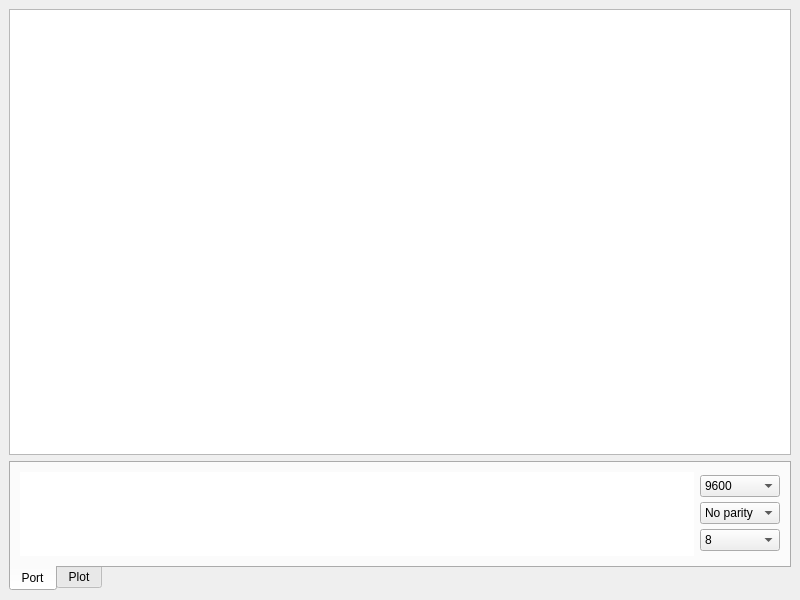
<?xml version="1.0" encoding="UTF-8"?>
<ui version="4.0">
 <class>MainWindow</class>
 <widget class="QMainWindow" name="MainWindow">
  <property name="windowModality">
   <enum>Qt::NonModal</enum>
  </property>
  <property name="geometry">
   <rect>
    <x>0</x>
    <y>0</y>
    <width>800</width>
    <height>600</height>
   </rect>
  </property>
  <property name="sizePolicy">
   <sizepolicy hsizetype="Minimum" vsizetype="Minimum">
    <horstretch>0</horstretch>
    <verstretch>0</verstretch>
   </sizepolicy>
  </property>
  <property name="minimumSize">
   <size>
    <width>800</width>
    <height>600</height>
   </size>
  </property>
  <property name="windowTitle">
   <string notr="true">Plotti Py</string>
  </property>
  <property name="styleSheet">
   <string notr="true">/*
 * The MIT License (MIT)
 *
 * Copyright (c) &lt;2013-2014&gt; &lt;Colin Duquesnoy&gt;
 *
 * Permission is hereby granted, free of charge, to any person obtaining a copy
 * of this software and associated documentation files (the &quot;Software&quot;), to deal
 * in the Software without restriction, including without limitation the rights
 * to use, copy, modify, merge, publish, distribute, sublicense, and/or sell
 * copies of the Software, and to permit persons to whom the Software is
 * furnished to do so, subject to the following conditions:

 * The above copyright notice and this permission notice shall be included in
 * all copies or substantial portions of the Software.

 * THE SOFTWARE IS PROVIDED &quot;AS IS&quot;, WITHOUT WARRANTY OF ANY KIND, EXPRESS OR
 * IMPLIED, INCLUDING BUT NOT LIMITED TO THE WARRANTIES OF MERCHANTABILITY,
 * FITNESS FOR A PARTICULAR PURPOSE AND NONINFRINGEMENT. IN NO EVENT SHALL THE
 * AUTHORS OR COPYRIGHT HOLDERS BE LIABLE FOR ANY CLAIM, DAMAGES OR OTHER
 * LIABILITY, WHETHER IN AN ACTION OF CONTRACT, TORT OR OTHERWISE, ARISING FROM,
 * OUT OF OR IN CONNECTION WITH THE SOFTWARE OR THE USE OR OTHER DEALINGS IN
 * THE SOFTWARE.
 */
QToolTip
{
    border: 1px solid #76797C;
    background-color: rgb(90, 102, 117);;
    color: white;
    padding: 5px;
    opacity: 200;
}

QWidget
{
    color: #eff0f1;
    background-color: #31363b;
    selection-background-color:#3daee9;
    selection-color: #eff0f1;
    background-clip: border;
    border-image: none;
    border: 0px transparent black;
    outline: 0;
}

QWidget:item:hover
{
    background-color: #3daee9;
    color: #eff0f1;
}

QWidget:item:selected
{
    background-color: #3daee9;
}

QCheckBox
{
    spacing: 5px;
    outline: none;
    color: #eff0f1;
    margin-bottom: 2px;
}

QCheckBox:disabled
{
    color: #76797C;
}

QCheckBox::indicator,
QGroupBox::indicator
{
    width: 18px;
    height: 18px;
}
QGroupBox::indicator
{
    margin-left: 2px;
}

QCheckBox::indicator:unchecked
{
    image: url(:/qss_icons/rc/checkbox_unchecked.png);
}

QCheckBox::indicator:unchecked:hover,
QCheckBox::indicator:unchecked:focus,
QCheckBox::indicator:unchecked:pressed,
QGroupBox::indicator:unchecked:hover,
QGroupBox::indicator:unchecked:focus,
QGroupBox::indicator:unchecked:pressed
{
  border: none;
    image: url(:/qss_icons/rc/checkbox_unchecked_focus.png);
}

QCheckBox::indicator:checked
{
    image: url(:/qss_icons/rc/checkbox_checked.png);
}

QCheckBox::indicator:checked:hover,
QCheckBox::indicator:checked:focus,
QCheckBox::indicator:checked:pressed,
QGroupBox::indicator:checked:hover,
QGroupBox::indicator:checked:focus,
QGroupBox::indicator:checked:pressed
{
  border: none;
    image: url(:/qss_icons/rc/checkbox_checked_focus.png);
}


QCheckBox::indicator:indeterminate
{
    image: url(:/qss_icons/rc/checkbox_indeterminate.png);
}

QCheckBox::indicator:indeterminate:focus,
QCheckBox::indicator:indeterminate:hover,
QCheckBox::indicator:indeterminate:pressed
{
    image: url(:/qss_icons/rc/checkbox_indeterminate_focus.png);
}

QCheckBox::indicator:checked:disabled,
QGroupBox::indicator:checked:disabled
{
    image: url(:/qss_icons/rc/checkbox_checked_disabled.png);
}

QCheckBox::indicator:unchecked:disabled,
QGroupBox::indicator:unchecked:disabled
{
    image: url(:/qss_icons/rc/checkbox_unchecked_disabled.png);
}

QRadioButton
{
    spacing: 5px;
    outline: none;
    color: #eff0f1;
    margin-bottom: 2px;
}

QRadioButton:disabled
{
    color: #76797C;
}
QRadioButton::indicator
{
    width: 21px;
    height: 21px;
}

QRadioButton::indicator:unchecked
{
    image: url(:/qss_icons/rc/radio_unchecked.png);
}


QRadioButton::indicator:unchecked:hover,
QRadioButton::indicator:unchecked:focus,
QRadioButton::indicator:unchecked:pressed
{
    border: none;
    outline: none;
    image: url(:/qss_icons/rc/radio_unchecked_focus.png);
}

QRadioButton::indicator:checked
{
    border: none;
    outline: none;
    image: url(:/qss_icons/rc/radio_checked.png);
}

QRadioButton::indicator:checked:hover,
QRadioButton::indicator:checked:focus,
QRadioButton::indicator:checked:pressed
{
    border: none;
    outline: none;
    image: url(:/qss_icons/rc/radio_checked_focus.png);
}

QRadioButton::indicator:checked:disabled
{
    outline: none;
    image: url(:/qss_icons/rc/radio_checked_disabled.png);
}

QRadioButton::indicator:unchecked:disabled
{
    image: url(:/qss_icons/rc/radio_unchecked_disabled.png);
}


QMenuBar
{
    background-color: #31363b;
    color: #eff0f1;
}

QMenuBar::item
{
    background: transparent;
}

QMenuBar::item:selected
{
    background: transparent;
    border: 1px solid #76797C;
}

QMenuBar::item:pressed
{
    border: 1px solid #76797C;
    background-color: #3daee9;
    color: #eff0f1;
    margin-bottom:-1px;
    padding-bottom:1px;
}

QMenu
{
    border: 1px solid #76797C;
    color: #eff0f1;
    margin: 2px;
}

QMenu::icon
{
    margin: 5px;
}

QMenu::item
{
    padding: 5px 30px 5px 30px;
    margin-left: 5px;
    border: 1px solid transparent; /* reserve space for selection border */
}

QMenu::item:selected
{
    color: #eff0f1;
}

QMenu::separator {
    height: 2px;
    background: lightblue;
    margin-left: 10px;
    margin-right: 5px;
}

QMenu::indicator {
    width: 18px;
    height: 18px;
}

/* non-exclusive indicator = check box style indicator
   (see QActionGroup::setExclusive) */
QMenu::indicator:non-exclusive:unchecked {
    image: url(:/qss_icons/rc/checkbox_unchecked.png);
}

QMenu::indicator:non-exclusive:unchecked:selected {
    image: url(:/qss_icons/rc/checkbox_unchecked_disabled.png);
}

QMenu::indicator:non-exclusive:checked {
    image: url(:/qss_icons/rc/checkbox_checked.png);
}

QMenu::indicator:non-exclusive:checked:selected {
    image: url(:/qss_icons/rc/checkbox_checked_disabled.png);
}

/* exclusive indicator = radio button style indicator (see QActionGroup::setExclusive) */
QMenu::indicator:exclusive:unchecked {
    image: url(:/qss_icons/rc/radio_unchecked.png);
}

QMenu::indicator:exclusive:unchecked:selected {
    image: url(:/qss_icons/rc/radio_unchecked_disabled.png);
}

QMenu::indicator:exclusive:checked {
    image: url(:/qss_icons/rc/radio_checked.png);
}

QMenu::indicator:exclusive:checked:selected {
    image: url(:/qss_icons/rc/radio_checked_disabled.png);
}

QMenu::right-arrow {
    margin: 5px;
    image: url(:/qss_icons/rc/right_arrow.png)
}


QWidget:disabled
{
    color: #454545;
    background-color: #31363b;
}

QAbstractItemView
{
    alternate-background-color: #31363b;
    color: #eff0f1;
    border: 1px solid 3A3939;
    border-radius: 2px;
}

QWidget:focus, QMenuBar:focus
{
    border: 1px solid #3daee9;
}

QTabWidget:focus, QCheckBox:focus, QRadioButton:focus, QSlider:focus
{
    border: none;
}

QLineEdit
{
    background-color: #232629;
    padding: 5px;
    border-style: solid;
    border: 1px solid #76797C;
    border-radius: 2px;
    color: #eff0f1;
}

QGroupBox {
    border:1px solid #76797C;
    border-radius: 2px;
    margin-top: 20px;
}

QGroupBox::title {
    subcontrol-origin: margin;
    subcontrol-position: top center;
    padding-left: 10px;
    padding-right: 10px;
    padding-top: 10px;
}

QAbstractScrollArea
{
    border-radius: 2px;
    border: 1px solid #76797C;
    background-color: transparent;
}

QScrollBar:horizontal
{
    height: 15px;
    margin: 3px 15px 3px 15px;
    border: 1px transparent #2A2929;
    border-radius: 4px;
    background-color: #2A2929;
}

QScrollBar::handle:horizontal
{
    background-color: #605F5F;
    min-width: 5px;
    border-radius: 4px;
}

QScrollBar::add-line:horizontal
{
    margin: 0px 3px 0px 3px;
    border-image: url(:/qss_icons/rc/right_arrow_disabled.png);
    width: 10px;
    height: 10px;
    subcontrol-position: right;
    subcontrol-origin: margin;
}

QScrollBar::sub-line:horizontal
{
    margin: 0px 3px 0px 3px;
    border-image: url(:/qss_icons/rc/left_arrow_disabled.png);
    height: 10px;
    width: 10px;
    subcontrol-position: left;
    subcontrol-origin: margin;
}

QScrollBar::add-line:horizontal:hover,QScrollBar::add-line:horizontal:on
{
    border-image: url(:/qss_icons/rc/right_arrow.png);
    height: 10px;
    width: 10px;
    subcontrol-position: right;
    subcontrol-origin: margin;
}


QScrollBar::sub-line:horizontal:hover, QScrollBar::sub-line:horizontal:on
{
    border-image: url(:/qss_icons/rc/left_arrow.png);
    height: 10px;
    width: 10px;
    subcontrol-position: left;
    subcontrol-origin: margin;
}

QScrollBar::up-arrow:horizontal, QScrollBar::down-arrow:horizontal
{
    background: none;
}


QScrollBar::add-page:horizontal, QScrollBar::sub-page:horizontal
{
    background: none;
}

QScrollBar:vertical
{
    background-color: #2A2929;
    width: 15px;
    margin: 15px 3px 15px 3px;
    border: 1px transparent #2A2929;
    border-radius: 4px;
}

QScrollBar::handle:vertical
{
    background-color: #605F5F;
    min-height: 5px;
    border-radius: 4px;
}

QScrollBar::sub-line:vertical
{
    margin: 3px 0px 3px 0px;
    border-image: url(:/qss_icons/rc/up_arrow_disabled.png);
    height: 10px;
    width: 10px;
    subcontrol-position: top;
    subcontrol-origin: margin;
}

QScrollBar::add-line:vertical
{
    margin: 3px 0px 3px 0px;
    border-image: url(:/qss_icons/rc/down_arrow_disabled.png);
    height: 10px;
    width: 10px;
    subcontrol-position: bottom;
    subcontrol-origin: margin;
}

QScrollBar::sub-line:vertical:hover,QScrollBar::sub-line:vertical:on
{

    border-image: url(:/qss_icons/rc/up_arrow.png);
    height: 10px;
    width: 10px;
    subcontrol-position: top;
    subcontrol-origin: margin;
}


QScrollBar::add-line:vertical:hover, QScrollBar::add-line:vertical:on
{
    border-image: url(:/qss_icons/rc/down_arrow.png);
    height: 10px;
    width: 10px;
    subcontrol-position: bottom;
    subcontrol-origin: margin;
}

QScrollBar::up-arrow:vertical, QScrollBar::down-arrow:vertical
{
    background: none;
}


QScrollBar::add-page:vertical, QScrollBar::sub-page:vertical
{
    background: none;
}

QTextEdit
{
    background-color: #232629;
    color: #eff0f1;
    border: 1px solid #76797C;
}

QPlainTextEdit
{
    background-color: #232629;;
    color: #eff0f1;
    border-radius: 2px;
    border: 1px solid #76797C;
}

QHeaderView::section
{
    background-color: #76797C;
    color: #eff0f1;
    padding: 5px;
    border: 1px solid #76797C;
}

QSizeGrip {
    image: url(:/qss_icons/rc/sizegrip.png);
    width: 12px;
    height: 12px;
}


QMainWindow::separator
{
    background-color: #31363b;
    color: white;
    padding-left: 4px;
    spacing: 2px;
    border: 1px dashed #76797C;
}

QMainWindow::separator:hover
{

    background-color: #787876;
    color: white;
    padding-left: 4px;
    border: 1px solid #76797C;
    spacing: 2px;
}


QMenu::separator
{
    height: 1px;
    background-color: #76797C;
    color: white;
    padding-left: 4px;
    margin-left: 10px;
    margin-right: 5px;
}


QFrame
{
    border-radius: 2px;
    border: 1px solid #76797C;
}

QFrame[frameShape=&quot;0&quot;]
{
    border-radius: 2px;
    border: 1px transparent #76797C;
}

QStackedWidget
{
    border: 1px transparent black;
}

QToolBar {
    border: 1px transparent #393838;
    background: 1px solid #31363b;
    font-weight: bold;
}

QToolBar::handle:horizontal {
    image: url(:/qss_icons/rc/Hmovetoolbar.png);
}
QToolBar::handle:vertical {
    image: url(:/qss_icons/rc/Vmovetoolbar.png);
}
QToolBar::separator:horizontal {
    image: url(:/qss_icons/rc/Hsepartoolbar.png);
}
QToolBar::separator:vertical {
    image: url(:/qss_icons/rc/Vsepartoolbar.png);
}
QToolButton#qt_toolbar_ext_button {
    background: #58595a
}

QPushButton
{
    color: #eff0f1;
    background-color: #31363b;
    border-width: 1px;
    border-color: #76797C;
    border-style: solid;
    padding: 5px;
    border-radius: 2px;
    outline: none;
}

QPushButton:disabled
{
    background-color: #31363b;
    border-width: 1px;
    border-color: #454545;
    border-style: solid;
    padding-top: 5px;
    padding-bottom: 5px;
    padding-left: 10px;
    padding-right: 10px;
    border-radius: 2px;
    color: #454545;
}

QPushButton:focus {
    background-color: #3daee9;
    color: white;
}

QPushButton:pressed
{
    background-color: #3daee9;
    padding-top: -15px;
    padding-bottom: -17px;
}

QComboBox
{
    selection-background-color: #3daee9;
    border-style: solid;
    border: 1px solid #76797C;
    border-radius: 2px;
    padding: 5px;
    min-width: 75px;
}

QPushButton:checked{
    background-color: #76797C;
    border-color: #6A6969;
}

QComboBox:hover,QPushButton:hover,QAbstractSpinBox:hover,QLineEdit:hover,QTextEdit:hover,QPlainTextEdit:hover,QAbstractView:hover,QTreeView:hover
{
    border: 1px solid #3daee9;
    color: #eff0f1;
}

QComboBox:on
{
    padding-top: 3px;
    padding-left: 4px;
    selection-background-color: #4a4a4a;
}

QComboBox QAbstractItemView
{
    background-color: #232629;
    border-radius: 2px;
    border: 1px solid #76797C;
    selection-background-color: #3daee9;
}

QComboBox::drop-down
{
    subcontrol-origin: padding;
    subcontrol-position: top right;
    width: 15px;

    border-left-width: 0px;
    border-left-color: darkgray;
    border-left-style: solid;
    border-top-right-radius: 3px;
    border-bottom-right-radius: 3px;
}

QComboBox::down-arrow
{
    image: url(:/qss_icons/rc/down_arrow_disabled.png);
}

QComboBox::down-arrow:on, QComboBox::down-arrow:hover,
QComboBox::down-arrow:focus
{
    image: url(:/qss_icons/rc/down_arrow.png);
}

QAbstractSpinBox {
    padding: 5px;
    border: 1px solid #76797C;
    background-color: #232629;
    color: #eff0f1;
    border-radius: 2px;
    min-width: 75px;
}

QAbstractSpinBox:up-button
{
    background-color: transparent;
    subcontrol-origin: border;
    subcontrol-position: center right;
}

QAbstractSpinBox:down-button
{
    background-color: transparent;
    subcontrol-origin: border;
    subcontrol-position: center left;
}

QAbstractSpinBox::up-arrow,QAbstractSpinBox::up-arrow:disabled,QAbstractSpinBox::up-arrow:off {
    image: url(:/qss_icons/rc/up_arrow_disabled.png);
    width: 10px;
    height: 10px;
}
QAbstractSpinBox::up-arrow:hover
{
    image: url(:/qss_icons/rc/up_arrow.png);
}


QAbstractSpinBox::down-arrow,QAbstractSpinBox::down-arrow:disabled,QAbstractSpinBox::down-arrow:off
{
    image: url(:/qss_icons/rc/down_arrow_disabled.png);
    width: 10px;
    height: 10px;
}
QAbstractSpinBox::down-arrow:hover
{
    image: url(:/qss_icons/rc/down_arrow.png);
}


QLabel
{
    border: 0px solid black;
}

QTabWidget{
    border: 0px transparent black;
}

QTabWidget::pane {
    border: 1px solid #76797C;
    padding: 5px;
    margin: 0px;
}

QTabWidget::tab-bar {
    left: 5px; /* move to the right by 5px */
}

QTabBar
{
    qproperty-drawBase: 0;
    border-radius: 3px;
}

QTabBar:focus
{
    border: 0px transparent black;
}

QTabBar::close-button  {
    image: url(:/qss_icons/rc/close.png);
    background: transparent;
}

QTabBar::close-button:hover
{
    image: url(:/qss_icons/rc/close-hover.png);
    background: transparent;
}

QTabBar::close-button:pressed {
    image: url(:/qss_icons/rc/close-pressed.png);
    background: transparent;
}

/* TOP TABS */
QTabBar::tab:top {
    color: #eff0f1;
    border: 1px solid #76797C;
    border-bottom: 1px transparent black;
    background-color: #31363b;
    padding: 5px;
    min-width: 50px;
    border-top-left-radius: 2px;
    border-top-right-radius: 2px;
}

QTabBar::tab:top:!selected
{
    color: #eff0f1;
    background-color: #54575B;
    border: 1px solid #76797C;
    border-bottom: 1px transparent black;
    border-top-left-radius: 2px;
    border-top-right-radius: 2px;    
}

QTabBar::tab:top:!selected:hover {
    background-color: #3daee9;
}

/* BOTTOM TABS */
QTabBar::tab:bottom {
    color: #eff0f1;
    border: 1px solid #76797C;
    border-top: 1px transparent black;
    background-color: #31363b;
    padding: 5px;
    border-bottom-left-radius: 2px;
    border-bottom-right-radius: 2px;
    min-width: 50px;
}

QTabBar::tab:bottom:!selected
{
    color: #eff0f1;
    background-color: #54575B;
    border: 1px solid #76797C;
    border-top: 1px transparent black;
    border-bottom-left-radius: 2px;
    border-bottom-right-radius: 2px;
}

QTabBar::tab:bottom:!selected:hover {
    background-color: #3daee9;
}

/* LEFT TABS */
QTabBar::tab:left {
    color: #eff0f1;
    border: 1px solid #76797C;
    border-left: 1px transparent black;
    background-color: #31363b;
    padding: 5px;
    border-top-right-radius: 2px;
    border-bottom-right-radius: 2px;
    min-height: 50px;
}

QTabBar::tab:left:!selected
{
    color: #eff0f1;
    background-color: #54575B;
    border: 1px solid #76797C;
    border-left: 1px transparent black;
    border-top-right-radius: 2px;
    border-bottom-right-radius: 2px;
}

QTabBar::tab:left:!selected:hover {
    background-color: #3daee9;
}


/* RIGHT TABS */
QTabBar::tab:right {
    color: #eff0f1;
    border: 1px solid #76797C;
    border-right: 1px transparent black;
    background-color: #31363b;
    padding: 5px;
    border-top-left-radius: 2px;
    border-bottom-left-radius: 2px;
    min-height: 50px;
}

QTabBar::tab:right:!selected
{
    color: #eff0f1;
    background-color: #54575B;
    border: 1px solid #76797C;
    border-right: 1px transparent black;
    border-top-left-radius: 2px;
    border-bottom-left-radius: 2px;
}

QTabBar::tab:right:!selected:hover {
    background-color: #3daee9;
}

QTabBar QToolButton::right-arrow:enabled {
     image: url(:/qss_icons/rc/right_arrow.png);
 }

 QTabBar QToolButton::left-arrow:enabled {
     image: url(:/qss_icons/rc/left_arrow.png);
 }

QTabBar QToolButton::right-arrow:disabled {
     image: url(:/qss_icons/rc/right_arrow_disabled.png);
 }

 QTabBar QToolButton::left-arrow:disabled {
     image: url(:/qss_icons/rc/left_arrow_disabled.png);
 }


QDockWidget {
    background: #31363b;
    border: 1px solid #403F3F;
    titlebar-close-icon: url(:/qss_icons/rc/close.png);
    titlebar-normal-icon: url(:/qss_icons/rc/undock.png);
}

QDockWidget::close-button, QDockWidget::float-button {
    border: 1px solid transparent;
    border-radius: 2px;
    background: transparent;
}

QDockWidget::close-button:hover, QDockWidget::float-button:hover {
    background: rgba(255, 255, 255, 10);
}

QDockWidget::close-button:pressed, QDockWidget::float-button:pressed {
    padding: 1px -1px -1px 1px;
    background: rgba(255, 255, 255, 10);
}

QTreeView, QListView
{
    border: 1px solid #76797C;
    background-color: #232629;
}

QTreeView:branch:selected, QTreeView:branch:hover
{
    background: url(:/qss_icons/rc/transparent.png);
}

QTreeView::branch:has-siblings:!adjoins-item {
    border-image: url(:/qss_icons/rc/transparent.png);
}

QTreeView::branch:has-siblings:adjoins-item {
    border-image: url(:/qss_icons/rc/transparent.png);
}

QTreeView::branch:!has-children:!has-siblings:adjoins-item {
    border-image: url(:/qss_icons/rc/transparent.png);
}

QTreeView::branch:has-children:!has-siblings:closed,
QTreeView::branch:closed:has-children:has-siblings {
    image: url(:/qss_icons/rc/branch_closed.png);
}

QTreeView::branch:open:has-children:!has-siblings,
QTreeView::branch:open:has-children:has-siblings  {
    image: url(:/qss_icons/rc/branch_open.png);
}

QTreeView::branch:has-children:!has-siblings:closed:hover,
QTreeView::branch:closed:has-children:has-siblings:hover {
    image: url(:/qss_icons/rc/branch_closed-on.png);
    }

QTreeView::branch:open:has-children:!has-siblings:hover,
QTreeView::branch:open:has-children:has-siblings:hover  {
    image: url(:/qss_icons/rc/branch_open-on.png);
    }

QListView::item:!selected:hover, QTreeView::item:!selected:hover  {
    background: rgba(167,218,245, 0.3);
    outline: 0;
    color: #eff0f1
}

QListView::item:selected:hover, QTreeView::item:selected:hover  {
    background: #3daee9;
    color: #eff0f1;
}

QSlider::groove:horizontal {
    border: 1px solid #565a5e;
    height: 4px;
    background: #565a5e;
    margin: 0px;
    border-radius: 2px;
}

QSlider::handle:horizontal {
    background: #232629;
    border: 1px solid #565a5e;
    width: 16px;
    height: 16px;
    margin: -8px 0;
    border-radius: 9px;
}

QSlider::groove:vertical {
    border: 1px solid #565a5e;
    width: 4px;
    background: #565a5e;
    margin: 0px;
    border-radius: 3px;
}

QSlider::handle:vertical {
    background: #232629;
    border: 1px solid #565a5e;
    width: 16px;
    height: 16px;
    margin: 0 -8px;
    border-radius: 9px;
}

QToolButton {
    background-color: transparent;
    border: 1px transparent #76797C;
    border-radius: 2px;
    margin: 3px;
    padding: 5px;
}

QToolButton[popupMode=&quot;1&quot;] { /* only for MenuButtonPopup */
 padding-right: 20px; /* make way for the popup button */
 border: 1px #76797C;
 border-radius: 5px;
}

QToolButton[popupMode=&quot;2&quot;] { /* only for InstantPopup */
 padding-right: 10px; /* make way for the popup button */
 border: 1px #76797C;
}


QToolButton:hover, QToolButton::menu-button:hover {
    background-color: transparent;
    border: 1px solid #3daee9;
    padding: 5px;
}

QToolButton:checked, QToolButton:pressed,
        QToolButton::menu-button:pressed {
    background-color: #3daee9;
    border: 1px solid #3daee9;
    padding: 5px;
}

/* the subcontrol below is used only in the InstantPopup or DelayedPopup mode */
QToolButton::menu-indicator {
    image: url(:/qss_icons/rc/down_arrow.png);
    top: -7px; left: -2px; /* shift it a bit */
}

/* the subcontrols below are used only in the MenuButtonPopup mode */
QToolButton::menu-button {
    border: 1px transparent #76797C;
    border-top-right-radius: 6px;
    border-bottom-right-radius: 6px;
    /* 16px width + 4px for border = 20px allocated above */
    width: 16px;
    outline: none;
}

QToolButton::menu-arrow {
    image: url(:/qss_icons/rc/down_arrow.png);
}

QToolButton::menu-arrow:open {
    border: 1px solid #76797C;
}

QPushButton::menu-indicator  {
    subcontrol-origin: padding;
    subcontrol-position: bottom right;
    left: 8px;
}

QTableView
{
    border: 1px solid #76797C;
    gridline-color: #31363b;
    background-color: #232629;
}


QTableView, QHeaderView
{
    border-radius: 0px;
}

QTableView::item:pressed, QListView::item:pressed, QTreeView::item:pressed  {
    background: #3daee9;
    color: #eff0f1;
}

QTableView::item:selected:active, QTreeView::item:selected:active, QListView::item:selected:active  {
    background: #3daee9;
    color: #eff0f1;
}


QHeaderView
{
    background-color: #31363b;
    border: 1px transparent;
    border-radius: 0px;
    margin: 0px;
    padding: 0px;

}

QHeaderView::section  {
    background-color: #31363b;
    color: #eff0f1;
    padding: 5px;
    border: 1px solid #76797C;
    border-radius: 0px;
    text-align: center;
}

QHeaderView::section::vertical::first, QHeaderView::section::vertical::only-one
{
    border-top: 1px solid #76797C;
}

QHeaderView::section::vertical
{
    border-top: transparent;
}

QHeaderView::section::horizontal::first, QHeaderView::section::horizontal::only-one
{
    border-left: 1px solid #76797C;
}

QHeaderView::section::horizontal
{
    border-left: transparent;
}


QHeaderView::section:checked
 {
    color: white;
    background-color: #334e5e;
 }

 /* style the sort indicator */
QHeaderView::down-arrow {
    image: url(:/qss_icons/rc/down_arrow.png);
}

QHeaderView::up-arrow {
    image: url(:/qss_icons/rc/up_arrow.png);
}


QTableCornerButton::section {
    background-color: #31363b;
    border: 1px transparent #76797C;
    border-radius: 0px;
}

QToolBox  {
    padding: 5px;
    border: 1px transparent black;
}

QToolBox::tab {
    color: #eff0f1;
    background-color: #31363b;
    border: 1px solid #76797C;
    border-bottom: 1px transparent #31363b;
    border-top-left-radius: 5px;
    border-top-right-radius: 5px;
}

QToolBox::tab:selected { /* italicize selected tabs */
    font: italic;
    background-color: #31363b;
    border-color: #3daee9;
 }

QStatusBar::item {
    border: 0px transparent dark;
 }


QFrame[height=&quot;3&quot;], QFrame[width=&quot;3&quot;] {
    background-color: #76797C;
}


QSplitter::handle {
    border: 1px dashed #76797C;
}

QSplitter::handle:hover {
    background-color: #787876;
    border: 1px solid #76797C;
}

QSplitter::handle:horizontal {
    width: 1px;
}

QSplitter::handle:vertical {
    height: 1px;
}

QProgressBar {
    border: 1px solid #76797C;
    border-radius: 5px;
    text-align: center;
}

QProgressBar::chunk {
    background-color: #05B8CC;
}

QDateEdit
{
    selection-background-color: #3daee9;
    border-style: solid;
    border: 1px solid #3375A3;
    border-radius: 2px;
    padding: 1px;
    min-width: 75px;
}

QDateEdit:on
{
    padding-top: 3px;
    padding-left: 4px;
    selection-background-color: #4a4a4a;
}

QDateEdit QAbstractItemView
{
    background-color: #232629;
    border-radius: 2px;
    border: 1px solid #3375A3;
    selection-background-color: #3daee9;
}

QDateEdit::drop-down
{
    subcontrol-origin: padding;
    subcontrol-position: top right;
    width: 15px;
    border-left-width: 0px;
    border-left-color: darkgray;
    border-left-style: solid;
    border-top-right-radius: 3px;
    border-bottom-right-radius: 3px;
}

QDateEdit::down-arrow
{
    image: url(:/qss_icons/rc/down_arrow_disabled.png);
}

QDateEdit::down-arrow:on, QDateEdit::down-arrow:hover,
QDateEdit::down-arrow:focus
{
    image: url(:/qss_icons/rc/down_arrow.png);
}</string>
  </property>
  <property name="toolButtonStyle">
   <enum>Qt::ToolButtonIconOnly</enum>
  </property>
  <property name="animated">
   <bool>false</bool>
  </property>
  <property name="unifiedTitleAndToolBarOnMac">
   <bool>true</bool>
  </property>
  <widget class="QWidget" name="centralwidget">
   <property name="sizePolicy">
    <sizepolicy hsizetype="Minimum" vsizetype="Minimum">
     <horstretch>0</horstretch>
     <verstretch>0</verstretch>
    </sizepolicy>
   </property>
   <property name="minimumSize">
    <size>
     <width>800</width>
     <height>600</height>
    </size>
   </property>
   <property name="contextMenuPolicy">
    <enum>Qt::NoContextMenu</enum>
   </property>
   <layout class="QVBoxLayout" name="verticalLayout_2">
    <item>
     <widget class="PlotWidget" name="plot"/>
    </item>
    <item>
     <widget class="QTabWidget" name="tabWidget">
      <property name="sizePolicy">
       <sizepolicy hsizetype="Expanding" vsizetype="Fixed">
        <horstretch>0</horstretch>
        <verstretch>0</verstretch>
       </sizepolicy>
      </property>
      <property name="minimumSize">
       <size>
        <width>0</width>
        <height>130</height>
       </size>
      </property>
      <property name="maximumSize">
       <size>
        <width>16777215</width>
        <height>130</height>
       </size>
      </property>
      <property name="styleSheet">
       <string notr="true"/>
      </property>
      <property name="tabPosition">
       <enum>QTabWidget::South</enum>
      </property>
      <property name="tabShape">
       <enum>QTabWidget::Rounded</enum>
      </property>
      <property name="currentIndex">
       <number>0</number>
      </property>
      <widget class="QWidget" name="port_settings">
       <property name="sizePolicy">
        <sizepolicy hsizetype="Preferred" vsizetype="Fixed">
         <horstretch>0</horstretch>
         <verstretch>0</verstretch>
        </sizepolicy>
       </property>
       <property name="styleSheet">
        <string notr="true"/>
       </property>
       <attribute name="title">
        <string>Port</string>
       </attribute>
       <layout class="QGridLayout" name="gridLayout_2">
        <item row="0" column="1">
         <layout class="QVBoxLayout" name="verticalLayout_3">
          <property name="spacing">
           <number>2</number>
          </property>
          <item>
           <widget class="QComboBox" name="baudrate">
            <property name="minimumSize">
             <size>
              <width>80</width>
              <height>0</height>
             </size>
            </property>
            <property name="currentText">
             <string>9600</string>
            </property>
            <item>
             <property name="text">
              <string>9600</string>
             </property>
            </item>
            <item>
             <property name="text">
              <string>115200</string>
             </property>
            </item>
            <item>
             <property name="text">
              <string>250000</string>
             </property>
            </item>
           </widget>
          </item>
          <item>
           <widget class="QComboBox" name="parity">
            <property name="minimumSize">
             <size>
              <width>80</width>
              <height>0</height>
             </size>
            </property>
            <item>
             <property name="text">
              <string>No parity</string>
             </property>
            </item>
            <item>
             <property name="text">
              <string>Even</string>
             </property>
            </item>
            <item>
             <property name="text">
              <string>Odd</string>
             </property>
            </item>
           </widget>
          </item>
          <item>
           <widget class="QComboBox" name="bytenumber">
            <property name="minimumSize">
             <size>
              <width>80</width>
              <height>0</height>
             </size>
            </property>
            <item>
             <property name="text">
              <string>8</string>
             </property>
            </item>
            <item>
             <property name="text">
              <string>9</string>
             </property>
            </item>
           </widget>
          </item>
         </layout>
        </item>
        <item row="0" column="0">
         <widget class="QListWidget" name="portList">
          <property name="sizePolicy">
           <sizepolicy hsizetype="Expanding" vsizetype="Fixed">
            <horstretch>0</horstretch>
            <verstretch>0</verstretch>
           </sizepolicy>
          </property>
          <property name="minimumSize">
           <size>
            <width>300</width>
            <height>0</height>
           </size>
          </property>
          <property name="focusPolicy">
           <enum>Qt::NoFocus</enum>
          </property>
          <property name="contextMenuPolicy">
           <enum>Qt::DefaultContextMenu</enum>
          </property>
          <property name="frameShape">
           <enum>QFrame::NoFrame</enum>
          </property>
          <property name="frameShadow">
           <enum>QFrame::Sunken</enum>
          </property>
         </widget>
        </item>
       </layout>
      </widget>
      <widget class="QWidget" name="plot_settings">
       <attribute name="title">
        <string>Plot</string>
       </attribute>
      </widget>
     </widget>
    </item>
   </layout>
  </widget>
 </widget>
 <customwidgets>
  <customwidget>
   <class>PlotWidget</class>
   <extends>QGraphicsView</extends>
   <header>pyqtgraph</header>
  </customwidget>
 </customwidgets>
 <resources/>
 <connections/>
</ui>
